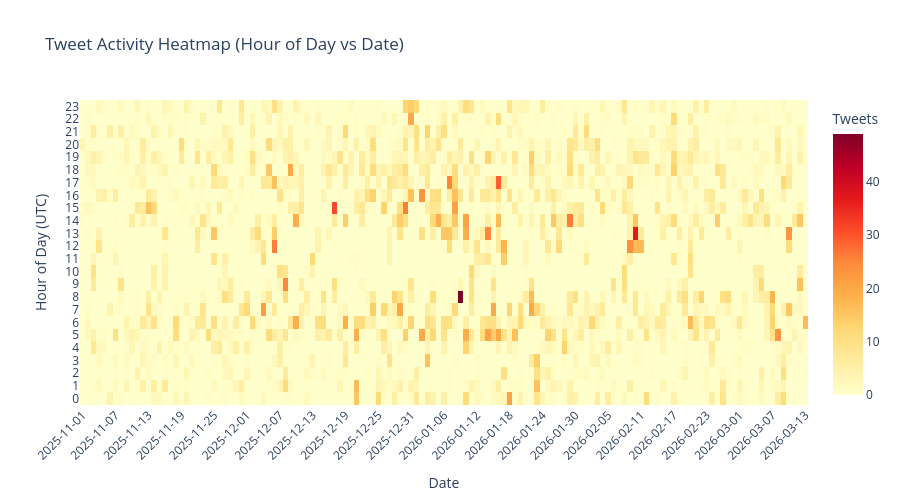

The cell this chart's notebook holds for it:
### Code cell
from visualize import hourly_heatmap

hourly_heatmap(df).show()

### Figure 1 — Plotly figure (JSON) as saved in the notebook; plotly's stock layout.template omitted (floating-point values rounded to 4 significant figures; data arrays with more than 128 entries replaced by an {"elided": "..."} marker saying what was removed)
{"data": [{"colorbar": {"title": {"text": "Tweets"}}, "colorscale": [[0, "rgb(255,255,204)"], [0.125, "rgb(255,237,160)"], [0.25, "rgb(254,217,118)"], [0.375, "rgb(254,178,76)"], [0.5, "rgb(253,141,60)"], [0.625, "rgb(252,78,42)"], [0.75, "rgb(227,26,28)"], [0.875, "rgb(189,0,38)"], [1, "rgb(128,0,38)"]], "customdata": {"elided": "24x133 str values"}, "hovertemplate": "Date: %{customdata}<br>Hour: %{y}:00 UTC<br>Tweets: %{z}<extra></extra>", "type": "heatmap", "x": {"elided": "133 int values"}, "y": [0, 1, 2, 3, 4, 5, 6, 7, 8, 9, 10, 11, 12, 13, 14, 15, 16, 17, 18, 19, 20, 21, 22, 23], "z": {"elided": "24x133 int values"}}], "layout": {"height": 500, "title": {"text": "Tweet Activity Heatmap (Hour of Day vs Date)"}, "xaxis": {"tickangle": -45, "ticktext": ["2025-11-01", "2025-11-07", "2025-11-13", "2025-11-19", "2025-11-25", "2025-12-01", "2025-12-07", "2025-12-13", "2025-12-19", "2025-12-25", "2025-12-31", "2026-01-06", "2026-01-12", "2026-01-18", "2026-01-24", "2026-01-30", "2026-02-05", "2026-02-11", "2026-02-17", "2026-02-23", "2026-03-01", "2026-03-07", "2026-03-13"], "tickvals": [0, 6, 12, 18, 24, 30, 36, 42, 48, 54, 60, 66, 72, 78, 84, 90, 96, 102, 108, 114, 120, 126, 132], "title": {"text": "Date"}}, "yaxis": {"dtick": 1, "title": {"text": "Hour of Day (UTC)"}}}}
